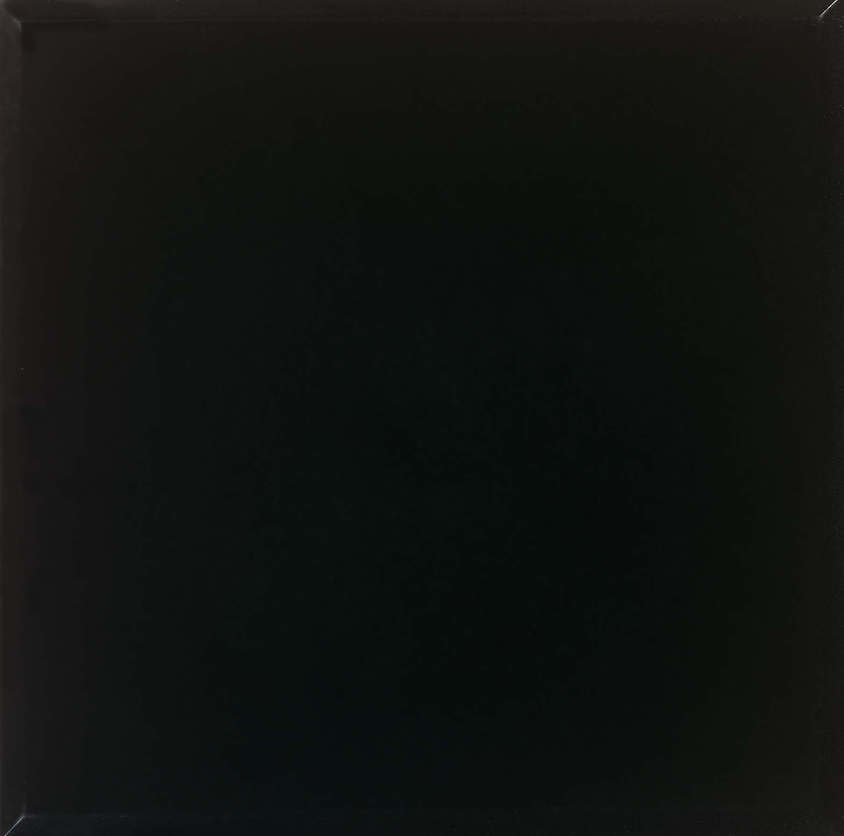
#> input picture training_dataset/black/black11.png, 844 x 836 px, shrunk from 1807 x 1789 before the run; its folder holds only this picture in this run
$ jupyter execute --allow-errors color_detection.ipynb
#> lines starting #> are read from the running program, lines starting #| are printed output that depends on the picture
[cell 1]
import os
import random
import cv2
import pandas as pd
import matplotlib.pyplot as plt
import matplotlib.image as mpimg

[cell 2]
main_folder = 'training_dataset'

# Get a list of subfolders in the main folder
subfolders = [f for f in os.listdir(main_folder) if os.path.isdir(os.path.join(main_folder, f))]

# Create a figure with subplots for each subfolder
num_subplots = len(subfolders)
num_images_per_subfolder = 5
fig, axes = plt.subplots(num_subplots, num_images_per_subfolder, figsize=(12, 6))

#> (the rest of this cell did not finish here and is left out)

[cell 3]
rgb_values, color = [], []

for subfolder in subfolders:
    subfolder_path = os.path.join(main_folder, subfolder)
    image_files = os.listdir(subfolder_path)

    for image_file in image_files:
        image_path = os.path.join(subfolder_path, image_file)
        image = cv2.cvtColor(cv2.imread(image_path), cv2.COLOR_BGR2RGB)
        rgb_values.append(image[0][0])
        color.append(subfolder)

[cell 4]
df = pd.DataFrame(rgb_values, columns = ['Red', 'Green', 'Blue'])
#> df = table of 2 rows and 3 columns
df['Color'] = color

[cell 5]
df.describe()
#> Out = table of 8 rows and 3 columns

[cell 6]
df.info()
#| <class 'pandas.core.frame.DataFrame'>
#| RangeIndex: 2 entries, 0 to 1
#| Data columns (total 4 columns):
#|  #   Column  Non-Null Count  Dtype
#| ---  ------  --------------  -----
#|  0   Red     2 non-null      uint8
#|  1   Green   2 non-null      uint8
#|  2   Blue    2 non-null      uint8
#|  3   Color   2 non-null      object
#| dtypes: object(1), uint8(3)
#| memory usage: 154.0+ bytes

[cell 7]
df['Color'].value_counts()
df['Color'].value_counts().plot(kind='bar')
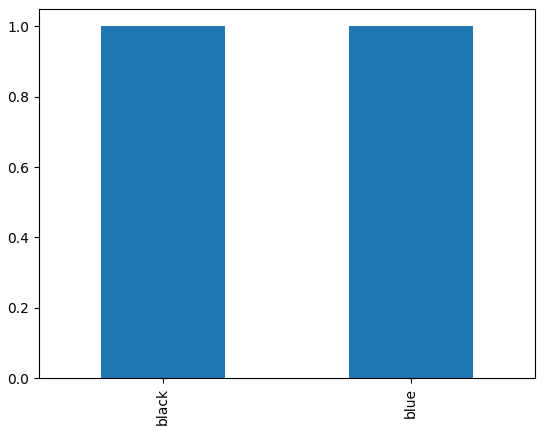
#> figure drawn by matplotlib, 1 panel

[cell 8]
df['Color'], original_names = pd.factorize(df['Color'])

original_names

[cell 9]
df.head()
df.Color.value_counts()

[cell 10]
from sklearn.model_selection import train_test_split
from sklearn.tree import DecisionTreeClassifier

[cell 11]
y = df['Color']
X = df.drop(['Color'], axis=1)
#> X = table of 2 rows and 3 columns

X_train, X_test, y_train, y_test = train_test_split(X, y, test_size = 0.2, random_state = 42)
#> X_train = table of 1 rows and 3 columns; X_test = table of 1 rows and 3 columns

[cell 12]
dtree = DecisionTreeClassifier(criterion='gini', max_depth=9)
dtree.fit(X_train, y_train)

y_pred = dtree.predict(X_test)
#> y_pred = [0]
misclassified = (y_test != y_pred).sum()
#> misclassified = 1
print('Misclassified samples: {}'.format(misclassified))
#| Misclassified samples: 1

[cell 13]
from sklearn import metrics

accuracy = metrics.accuracy_score(y_test, y_pred)
#> accuracy = 0
accuracy_percentage = 100 * accuracy
#> accuracy_percentage = 0
print('Accuracy: {:.1f}'.format(accuracy_percentage))
#| Accuracy: 0.0

[cell 14]
train_accuracy = []
test_accuracy = []

for i in range(1, 15):
    dtree = DecisionTreeClassifier(criterion='gini', max_depth=i)
    dtree.fit(X_train, y_train)
    train_accuracy.append(dtree.score(X_train, y_train))
    test_accuracy.append(dtree.score(X_test, y_test))
#> after the loop, test_accuracy = [0, 0, 0, 0, 0, 0, 0, 0, 0, 0, 0, 0, 0, 0]; train_accuracy = [1, 1, 1, 1, 1, 1, 1, 1, 1, 1, 1, 1, 1, 1]

x = range(1, 15)
y1 = train_accuracy
#> y1 = [1, 1, 1, 1, 1, 1, 1, 1, 1, 1, 1, 1, 1, 1]
y2 = test_accuracy
#> y2 = [0, 0, 0, 0, 0, 0, 0, 0, 0, 0, 0, 0, 0, 0]

plt.title('Decision Tree: Varying max_depth')
plt.plot(x , y1, label='train_accuracy')
plt.plot(x , y2, label='test_accuracy')
plt.legend()
plt.xlabel('max_depth')
plt.ylabel('accuracy')
plt.savefig('images/accuracy_dtree.png')
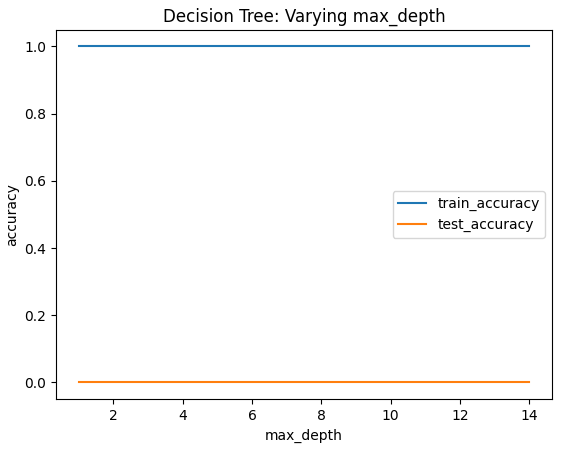
#> figure drawn by matplotlib, 1 panel
plt.show()

[cell 15]
dtree = DecisionTreeClassifier(criterion='gini', max_depth=9)
dtree.fit(X_train, y_train)
y_pred = dtree.predict(X_test)
accuracy = metrics.accuracy_score(y_test, y_pred)
accuracy_percentage = 100 * accuracy
print('Accuracy: {:.1f}'.format(accuracy_percentage))
#| Accuracy: 0.0

[cell 16]
from sklearn.metrics import accuracy_score
from sklearn.neighbors import KNeighborsClassifier

accuracy = []

#> (the rest of this cell did not finish here and is left out)

[cell 17]
kmodel = KNeighborsClassifier(n_neighbors=1, weights='distance', metric='euclidean')
kmodel.fit(X_train, y_train)
y_pred = kmodel.predict(X_test)
accuracy = metrics.accuracy_score(y_test, y_pred)
accuracy_percentage = 100 * accuracy
print('Accuracy: {:.1f}'.format(accuracy_percentage))
#| Accuracy: 0.0

[cell 18]
label = kmodel.predict([[255, 255, 0]])
original_names[label[0]]
#> Out = 'black'
